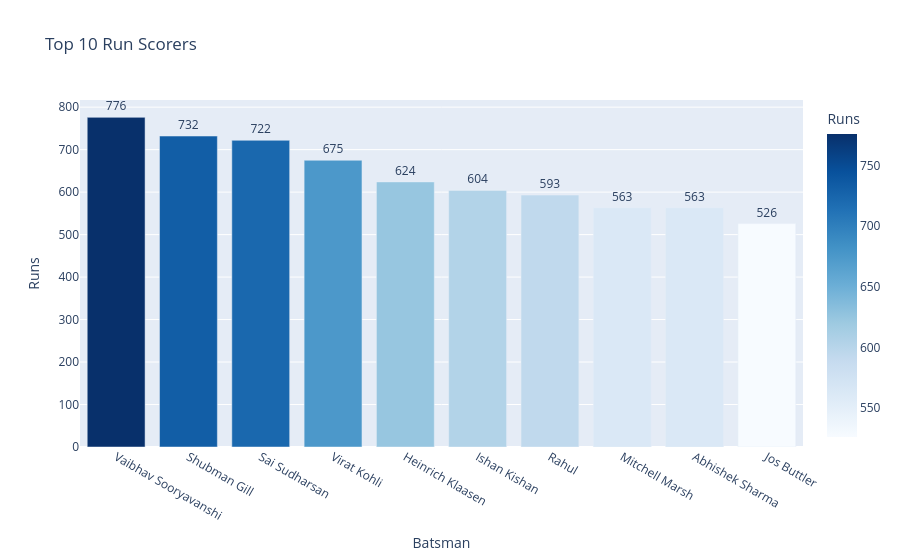

Source (notebook cell):
### Code cell
fig1 = px.bar(
    top_batsmen_df,
    x="Batsman",
    y="Runs",
    title="Top 10 Run Scorers",
    text="Runs",
    color="Runs",
    color_continuous_scale="Blues"
)

fig1.update_traces(textposition="outside")

### Figure 1 — Plotly figure (JSON) as saved in the notebook; plotly's stock layout.template omitted (floating-point values rounded to 4 significant figures)
{"data": [{"hovertemplate": "Batsman=%{x}<br>Runs=%{marker.color}<extra></extra>", "legendgroup": "", "marker": {"color": [776, 732, 722, 675, 624, 604, 593, 563, 563, 526], "coloraxis": "coloraxis", "pattern": {"shape": ""}}, "name": "", "orientation": "v", "showlegend": false, "text": [776.0, 732.0, 722.0, 675.0, 624.0, 604.0, 593.0, 563.0, 563.0, 526.0], "textposition": "outside", "type": "bar", "x": ["Vaibhav Sooryavanshi", "Shubman Gill", "Sai Sudharsan", "Virat Kohli", "Heinrich Klaasen", "Ishan Kishan", "Rahul", "Mitchell Marsh", "Abhishek Sharma", "Jos Buttler"], "xaxis": "x", "y": [776, 732, 722, 675, 624, 604, 593, 563, 563, 526], "yaxis": "y"}], "layout": {"barmode": "relative", "coloraxis": {"autocolorscale": false, "colorbar": {"title": {"text": "Runs"}}, "colorscale": [[0, "rgb(247,251,255)"], [0.125, "rgb(222,235,247)"], [0.25, "rgb(198,219,239)"], [0.375, "rgb(158,202,225)"], [0.5, "rgb(107,174,214)"], [0.625, "rgb(66,146,198)"], [0.75, "rgb(33,113,181)"], [0.875, "rgb(8,81,156)"], [1, "rgb(8,48,107)"]]}, "legend": {"tracegroupgap": 0}, "title": {"text": "Top 10 Run Scorers"}, "xaxis": {"anchor": "y", "domain": [0, 1], "title": {"text": "Batsman"}}, "yaxis": {"anchor": "x", "domain": [0, 1], "title": {"text": "Runs"}}}}
